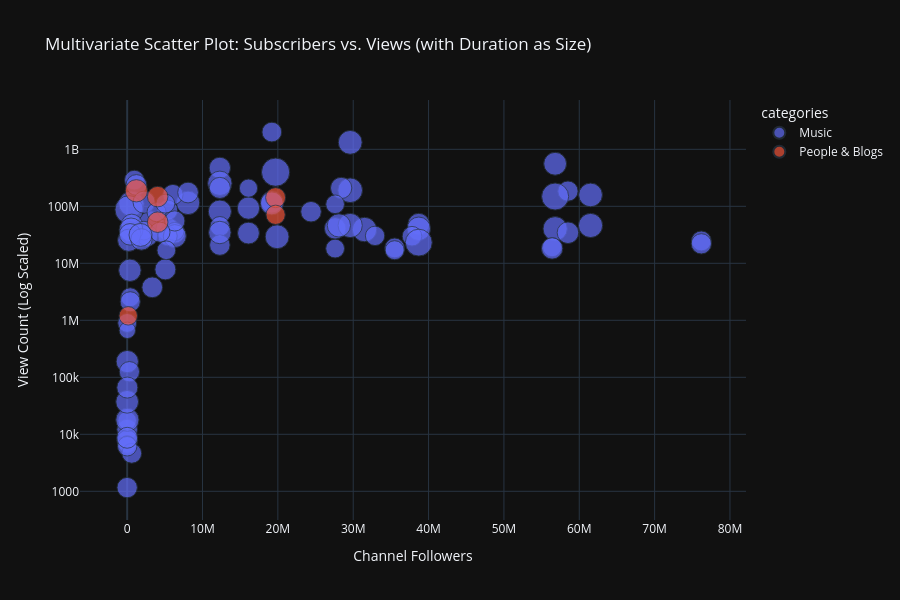

The cell this chart's notebook holds for it:
### Code cell
# Scatter plot with regression fit, coloring by category and scaling by duration
fig = px.scatter(
    df.to_pandas(),
    x="channel_follower_count",
    y="view_count",
    color="categories",
    size="duration",
    log_y=True,
    title="Multivariate Scatter Plot: Subscribers vs. Views (with Duration as Size)",
    labels={"channel_follower_count": "Channel Followers", "view_count": "View Count (Log Scaled)"},
    hover_data=["title", "artist"]
)
fig.update_layout(template="plotly_dark", height=600)
fig.show()

### Figure 1 — Plotly figure (JSON) as saved in the notebook; plotly's stock layout.template omitted (floating-point values rounded to 4 significant figures; data arrays with more than 128 entries replaced by an {"elided": "..."} marker saying what was removed)
{"data": [{"customdata": {"elided": "94x2 str values"}, "hovertemplate": "categories=Music<br>Channel Followers=%{x}<br>View Count (Log Scaled)=%{y}<br>duration=%{marker.size}<br>title=%{customdata[0]}<br>artist=%{customdata[1]}<extra></extra>", "legendgroup": "Music", "marker": {"color": "#636efa", "size": [173, 252, 160, 231, 180, 201, 269, 183, 261, 173, 354, 244, 189, 284, 185, 221, 263, 191, 156, 236, 252, 353, 154, 324, 198, 201, 166, 137, 193, 174, 218, 222, 234, 218, 191, 207, 239, 202, 235, 204, 209, 220, 155, 265, 245, 188, 191, 184, 147, 161, 182, 171, 194, 166, 235, 249, 158, 154, 253, 175, 211, 229, 252, 219, 182, 207, 120, 261, 158, 240, 147, 320, 169, 167, 176, 172, 187, 187, 180, 184, 223, 157, 204, 195, 161, 194, 259, 175, 183, 202, 234, 197, 155, 161], "sizemode": "area", "sizeref": 0.885, "symbol": "circle"}, "mode": "markers", "name": "Music", "orientation": "v", "showlegend": true, "type": "scatter", "x": [19200000, 29600000, 408000, 56800000, 408000, 12300000, 29600000, 58500000, 56800000, 955000, 19700000, 8080000, 1320, 565000, 6070000, 16100000, 12300000, 14800, 655000, 12300000, 3140000, 255000, 47, 56800000, 12300000, 28400000, 1770000, 3630, 1230000, 391000, 19200000, 360000, 19200000, 2250000, 8080000, 58500000, 32000, 616000, 5350000, 27600000, 38700000, 16100, 27600000, 31500000, 38700000, 6320000, 3330000, 5360000, 6320000, 3900000, 297000, 37800000, 2680000, 5360000, 6320000, 61500000, 6100, 2220000, 514000, 605000, 16100000, 43, 19900000, 203000, 6320000, 391000, 23900, 29600000, 5070000, 28100000, 16100000, 38700000, 1200, 32900000, 76200000, 12300000, 24400000, 12300000, 4350000, 1, 12300000, 27600000, 1900000, 5070000, 56400000, 2120, 61500000, 35500000, 76200000, 56400000, 1770000, 20300, 5200000, 35500000], "xaxis": "x", "y": [2009014557, 1324833300, 2536628, 558329099, 2113548, 472570966, 191073418, 184696317, 40408980, 288277902, 397228595, 115058148, 12089, 110991682, 160421970, 92973980, 253618903, 7805, 45822601, 80889460, 51336708, 87005996, 17322, 148501523, 210275500, 209840684, 28007213, 6605, 236500879, 36173120, 119135427, 7550110, 112391296, 118077070, 174553002, 34415168, 17943, 47392334, 40129974, 41075369, 48615120, 188724, 108529744, 39114736, 40322577, 34091789, 3794711, 85513596, 36141339, 79002814, 125528, 29890943, 30313088, 30192542, 30012095, 158325692, 899024, 37464367, 38500113, 4637, 33919328, 37164, 29225841, 25353734, 55388007, 32203892, 667846, 46125355, 111453988, 46253970, 208325690, 23070337, 6174, 30301956, 24709753, 44470482, 80373280, 20923612, 35211939, 1161, 34725855, 18154200, 26261465, 7826393, 19166284, 8687, 46131082, 18620923, 21968615, 18245315, 31456772, 66051, 16952860, 16971256], "yaxis": "y"}, {"customdata": [["yung kai - blue (official music video)", "yung kai"], ["Zillionaire Doe - How It's Going (Official Video)", "Zillionaire Doe"], ["Alex Warren - Ordinary (Official Video)", "Alex Warren"], ["Kendrick Lamar - luther (Official Audio)", "Kendrick Lamar"], ["squabble up", "squabble up"], ["Alex Warren - Carry You Home (Official Video)", "Alex Warren"]], "hovertemplate": "categories=People & Blogs<br>Channel Followers=%{x}<br>View Count (Log Scaled)=%{y}<br>duration=%{marker.size}<br>title=%{customdata[0]}<br>artist=%{customdata[1]}<extra></extra>", "legendgroup": "People & Blogs", "marker": {"color": "#EF553B", "size": [221, 152, 187, 178, 166, 188], "sizemode": "area", "sizeref": 0.885, "symbol": "circle"}, "mode": "markers", "name": "People & Blogs", "orientation": "v", "showlegend": true, "type": "scatter", "x": [1220000, 142000, 4050000, 19700000, 19700000, 4050000], "xaxis": "x", "y": [187281056, 1198540, 147871443, 142084039, 70965585, 52725607], "yaxis": "y"}], "layout": {"height": 600, "legend": {"itemsizing": "constant", "title": {"text": "categories"}, "tracegroupgap": 0}, "title": {"text": "Multivariate Scatter Plot: Subscribers vs. Views (with Duration as Size)"}, "xaxis": {"anchor": "y", "domain": [0.0, 1.0], "title": {"text": "Channel Followers"}}, "yaxis": {"anchor": "x", "domain": [0.0, 1.0], "title": {"text": "View Count (Log Scaled)"}, "type": "log"}}}
